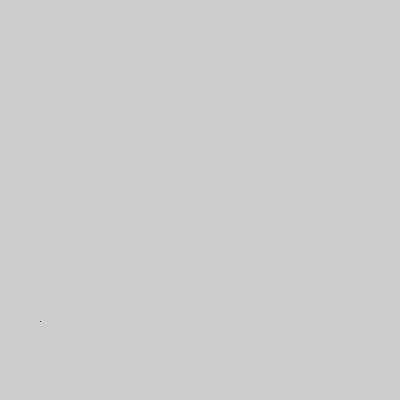
Frame 1 (no input)
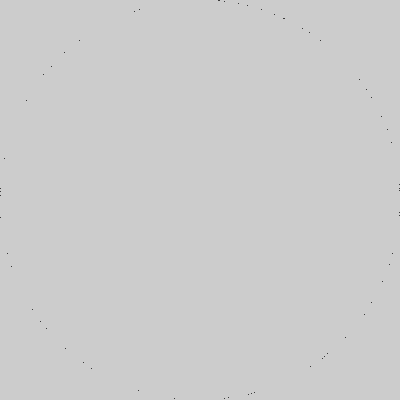
Frame 60 (the mouse pressed at the canvas centre just before this capture)
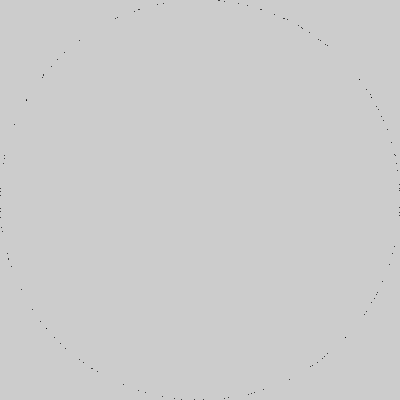
Frame 120 (the mouse held since frame 60 and released just before this capture)

The Processing sketch that drew these frames (run headless with seeded random() and noise(); from frame 60 on, the mouse is pressed at the canvas centre):

// Processing sketch: processing_64381
// ── processing_64381.pde

float x, y;
void setup() {
  size(400, 400);
}
void draw() {
  float i = random(360);
  x = width/2 + width/2 * sin(radians(i));
  y = height/2 - height/2 * cos(radians(i));
  point(x, y);
}
